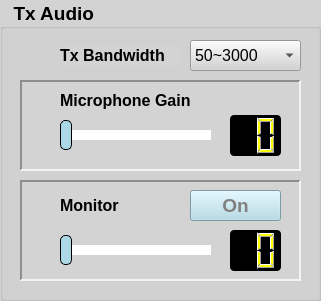
     <widget class="QGroupBox" name="Tx_Audio_groupBox">
      <property name="geometry">
       <rect>
        <x>750</x>
        <y>240</y>
        <width>321</width>
        <height>301</height>
       </rect>
      </property>
      <property name="font">
       <font>
        <pointsize>14</pointsize>
        <bold>true</bold>
       </font>
      </property>
      <property name="styleSheet">
       <string notr="true">QWidget{ background-color: lightgray;}</string>
      </property>
      <property name="title">
       <string>  Tx Audio</string>
      </property>
      <widget class="QComboBox" name="Tx_Audio_BW_comboBox">
       <property name="geometry">
        <rect>
         <x>190</x>
         <y>40</y>
         <width>111</width>
         <height>31</height>
        </rect>
       </property>
       <property name="styleSheet">
        <string notr="true">QComboBox{ font-family: &quot;Arial&quot;; font-size: 16px;}</string>
       </property>
       <item>
        <property name="text">
         <string>50~3000</string>
        </property>
       </item>
       <item>
        <property name="text">
         <string>100~2900</string>
        </property>
       </item>
       <item>
        <property name="text">
         <string>200~2800</string>
        </property>
       </item>
       <item>
        <property name="text">
         <string>300~2700</string>
        </property>
       </item>
       <item>
        <property name="text">
         <string>400~2600</string>
        </property>
       </item>
      </widget>
      <widget class="QLabel" name="Tx_Audio_label_1">
       <property name="geometry">
        <rect>
         <x>60</x>
         <y>45</y>
         <width>121</width>
         <height>21</height>
        </rect>
       </property>
       <property name="font">
        <font>
         <pointsize>12</pointsize>
         <bold>true</bold>
        </font>
       </property>
       <property name="text">
        <string>Tx Bandwidth</string>
       </property>
       <property name="alignment">
        <set>Qt::AlignmentFlag::AlignLeading|Qt::AlignmentFlag::AlignLeft|Qt::AlignmentFlag::AlignVCenter</set>
       </property>
       <property name="wordWrap">
        <bool>true</bool>
       </property>
      </widget>
      <widget class="QFrame" name="Tx_Audio_frame_1">
       <property name="geometry">
        <rect>
         <x>20</x>
         <y>80</y>
         <width>281</width>
         <height>91</height>
        </rect>
       </property>
       <property name="frameShape">
        <enum>QFrame::Shape::Panel</enum>
       </property>
       <property name="frameShadow">
        <enum>QFrame::Shadow::Sunken</enum>
       </property>
       <property name="lineWidth">
        <number>2</number>
       </property>
       <widget class="QLabel" name="Tx_Audio_label_2">
        <property name="geometry">
         <rect>
          <x>40</x>
          <y>10</y>
          <width>141</width>
          <height>21</height>
         </rect>
        </property>
        <property name="font">
         <font>
          <pointsize>12</pointsize>
          <bold>true</bold>
         </font>
        </property>
        <property name="text">
         <string>Microphone Gain</string>
        </property>
        <property name="alignment">
         <set>Qt::AlignmentFlag::AlignLeading|Qt::AlignmentFlag::AlignLeft|Qt::AlignmentFlag::AlignVCenter</set>
        </property>
        <property name="wordWrap">
         <bool>true</bool>
        </property>
       </widget>
       <widget class="QLCDNumber" name="Microphone_Gain_lcdNumber">
        <property name="geometry">
         <rect>
          <x>210</x>
          <y>35</y>
          <width>51</width>
          <height>41</height>
         </rect>
        </property>
        <property name="styleSheet">
         <string notr="true">QWidget{ border: 2px black; background-color: black;border-radius: 4px;}
QLCDNumber {color: yellow;}</string>
        </property>
        <property name="digitCount">
         <number>2</number>
        </property>
       </widget>
       <widget class="QSlider" name="Microphone_Gain_horizontalSlider">
        <property name="geometry">
         <rect>
          <x>40</x>
          <y>40</y>
          <width>151</width>
          <height>31</height>
         </rect>
        </property>
        <property name="styleSheet">
         <string notr="true">QSlider::groove:horizontal{background: lightgray; height: 10px; border-radius: 3px;}
QSlider::handle:horizontal{background: lightblue; border: 1px solid black; width: 10px; height: 30px; margin-top: -10px; margin-bottom: -10px; border-radius: 5px;}
QSlider::sub-page:horizontal{background: white;}
QSlider::add-page:horizontal{background: white;}
QSlider:disabled{color: darkgrey;}
QSlider:handle:disabled{background-color: darkgrey;  color: darkgrey;}</string>
        </property>
        <property name="orientation">
         <enum>Qt::Orientation::Horizontal</enum>
        </property>
       </widget>
      </widget>
      <widget class="QFrame" name="Tx_Audio_frame_2">
       <property name="geometry">
        <rect>
         <x>20</x>
         <y>180</y>
         <width>281</width>
         <height>101</height>
        </rect>
       </property>
       <property name="frameShape">
        <enum>QFrame::Shape::Panel</enum>
       </property>
       <property name="frameShadow">
        <enum>QFrame::Shadow::Sunken</enum>
       </property>
       <property name="lineWidth">
        <number>2</number>
       </property>
       <widget class="QLabel" name="Tx_Audio_label_3">
        <property name="geometry">
         <rect>
          <x>40</x>
          <y>15</y>
          <width>121</width>
          <height>21</height>
         </rect>
        </property>
        <property name="font">
         <font>
          <pointsize>12</pointsize>
          <bold>true</bold>
         </font>
        </property>
        <property name="text">
         <string>Monitor</string>
        </property>
        <property name="alignment">
         <set>Qt::AlignmentFlag::AlignLeading|Qt::AlignmentFlag::AlignLeft|Qt::AlignmentFlag::AlignVCenter</set>
        </property>
        <property name="wordWrap">
         <bool>true</bool>
        </property>
       </widget>
       <widget class="QLCDNumber" name="Monitor_level_lcdNumber">
        <property name="geometry">
         <rect>
          <x>210</x>
          <y>50</y>
          <width>51</width>
          <height>41</height>
         </rect>
        </property>
        <property name="styleSheet">
         <string notr="true">QWidget{ border: 2px black; background-color: black;border-radius: 4px;}
QLCDNumber {color: yellow;}</string>
        </property>
        <property name="digitCount">
         <number>2</number>
        </property>
       </widget>
       <widget class="QSlider" name="Monitor_level_horizontalSlider">
        <property name="geometry">
         <rect>
          <x>40</x>
          <y>55</y>
          <width>151</width>
          <height>31</height>
         </rect>
        </property>
        <property name="styleSheet">
         <string notr="true">QSlider::groove:horizontal{background: lightgray; height: 10px; border-radius: 3px;}
QSlider::handle:horizontal{background: lightblue; border: 1px solid black; width: 10px; height: 30px; margin-top: -10px; margin-bottom: -10px; border-radius: 5px;}
QSlider::sub-page:horizontal{background: white;}
QSlider::add-page:horizontal{background: white;}
QSlider:disabled{color: darkgrey;}
QSlider:handle:disabled{background-color: darkgrey;  color: darkgrey;}</string>
        </property>
        <property name="orientation">
         <enum>Qt::Orientation::Horizontal</enum>
        </property>
       </widget>
       <widget class="QPushButton" name="Monitor_state_pushButton">
        <property name="geometry">
         <rect>
          <x>170</x>
          <y>10</y>
          <width>91</width>
          <height>31</height>
         </rect>
        </property>
        <property name="font">
         <font>
          <pointsize>14</pointsize>
          <bold>true</bold>
         </font>
        </property>
        <property name="styleSheet">
         <string notr="true">QPushButton{ background-color: lightblue; color: grey}
QPushButton::checked{ background-color: red; color: black}</string>
        </property>
        <property name="text">
         <string>On</string>
        </property>
        <property name="checkable">
         <bool>true</bool>
        </property>
       </widget>
      </widget>
     </widget>
